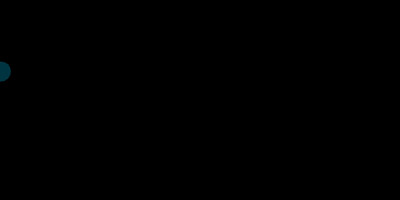
Frame 1 (no input)
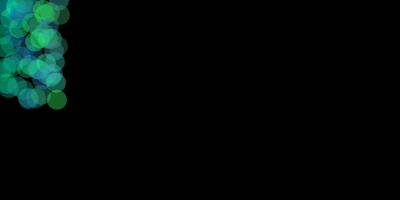
Frame 60 (no input)
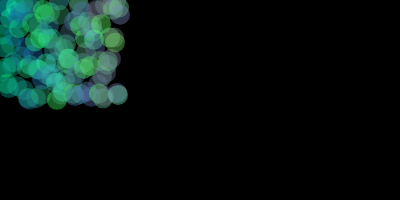
Frame 120 (the mouse pressed at the canvas centre since frame 60)

The p5.js sketch that drew these frames (run headless with seeded random() and noise() and a simulated clock; from frame 60 on, the mouse is pressed at the canvas centre):

// p5.js sketch
// ── sketch.js
let a_scan = {
  x: 0,
  r: 0,
  alpha: 100,
  diam: 20
};
// a_scan is assigned and an object 
// the object contains one variable, x
// an object is container for other variables

function setup() {
  createCanvas(400, 200);
  background(0);
  noStroke();
}

function draw() {
  // variables are set on the object a_scan
  a_scan.x = (a_scan.x + 1) % width;
  a_scan.y = random(0, height / 2);
  a_scan.r = (a_scan.r + 1) % 255;
  a_scan.g = random(100, 255);
  a_scan.b = random(100, 190);
  fill(a_scan.r, a_scan.g, a_scan.b, a_scan.alpha);
  ellipse(a_scan.x, a_scan.y, a_scan.diam);
}

// https://editor.p5js.org/jht1493/sketches/UTMOVgcsv
// 2.5.1 object scan 

// The random() Function
// Code! Programming with p5.js
// The Coding Train / Daniel Shiffman
// https://thecodingtrain.com/beginners/p5js/beginners/p5js/2.5-random.html
// https://youtu.be/nicMAoW6u1g
// https://editor.p5js.org/codingtrain/sketches/4gD7Btgi
